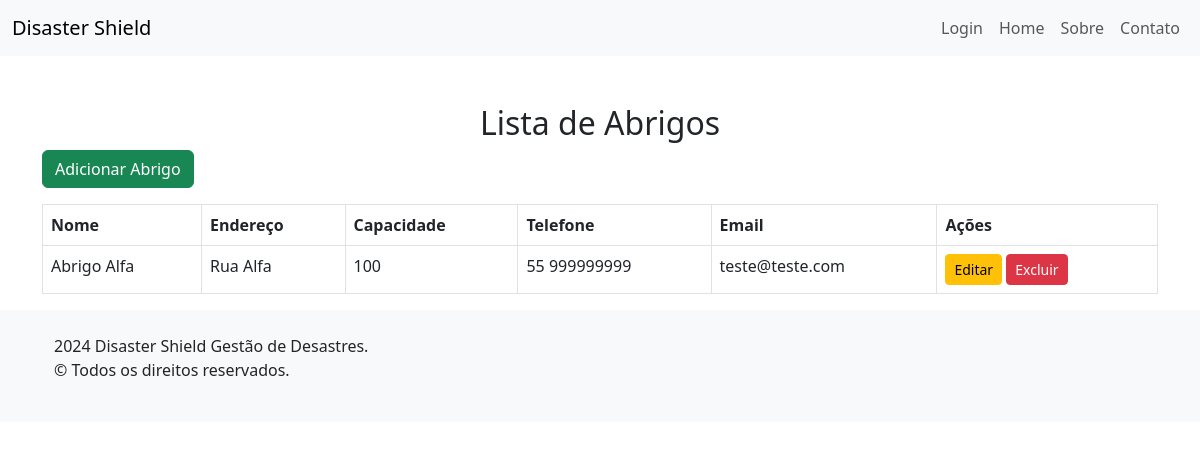
The app's page /abrigos/ with its own data.
### abrigos/models.py (models this page shows, shortened)
class Abrigo(models.Model):
    nome = models.CharField(max_length=100)
    endereco = models.CharField(max_length=100)
    capacidade = models.PositiveIntegerField(
        verbose_name="Capacidade Máxima",
        validators=[
            MinValueValidator(1),  # Valor mínimo: 1
            MaxValueValidator(100)  # Valor máximo: 100
        ]
    )
    telefone = models.CharField(max_length=15)
    email = models.EmailField()

### abrigos/views.py (the view)
# urls.py: path('', views.ListaAbrigosView.as_view(), name='listar_abrigos'),
class ListaAbrigosView(ListView):
    model = Abrigo
    template_name = 'lista_abrigos.html'
    context_object_name = 'abrigos'

### abrigos/templates/lista_abrigos.html (shortened to what this page needs)
{% extends "base.html" %}
{% block content %}
<div class="container mt-5">
    <h2 class="text-center">Lista de Abrigos</h2>
    <div class="d-flex justify-content-between mb-3">
        <a href="{% url 'adicionar_abrigo' %}" class="btn btn-success">Adicionar Abrigo</a>
    </div>
    <table class="table table-bordered table-hover">
        <thead class="thead-dark">
            <tr>
                <th>Nome</th>
                <th>Endereço</th>
                <th>Capacidade</th>
                <th>Telefone</th>
                <th>Email</th>
                <th>Ações</th>
            </tr>
        </thead>
        <tbody>
            {% if abrigos %}
                {% for abrigo in abrigos %}
                    <tr>
                        <td>{{ abrigo.nome }}</td>
                        <td>{{ abrigo.endereco }}</td>
                        <td>{{ abrigo.capacidade }}</td>
                        <td>{{ abrigo.telefone }}</td>
                        <td>{{ abrigo.email }}</td>
                        <td>
                            <a href="{% url 'editar_abrigo' abrigo.pk %}" class="btn btn-warning btn-sm">Editar</a>
                            <a href="{% url 'excluir_abrigo' abrigo.pk %}" class="btn btn-danger btn-sm">Excluir</a>
                        </td>
                    </tr>
                {% endfor %}
            {% else %}
                <tr>
                    <td colspan="6" class="text-center">Nenhum abrigo cadastrado.</td>
                </tr>
            {% endif %}
        </tbody>
    </table>
</div>
{% endblock %}

### records on screen
Abrigo: nome "Abrigo Alfa", endereco "Rua Alfa", capacidade "100", telefone "55 999999999", email "teste@teste.com"
